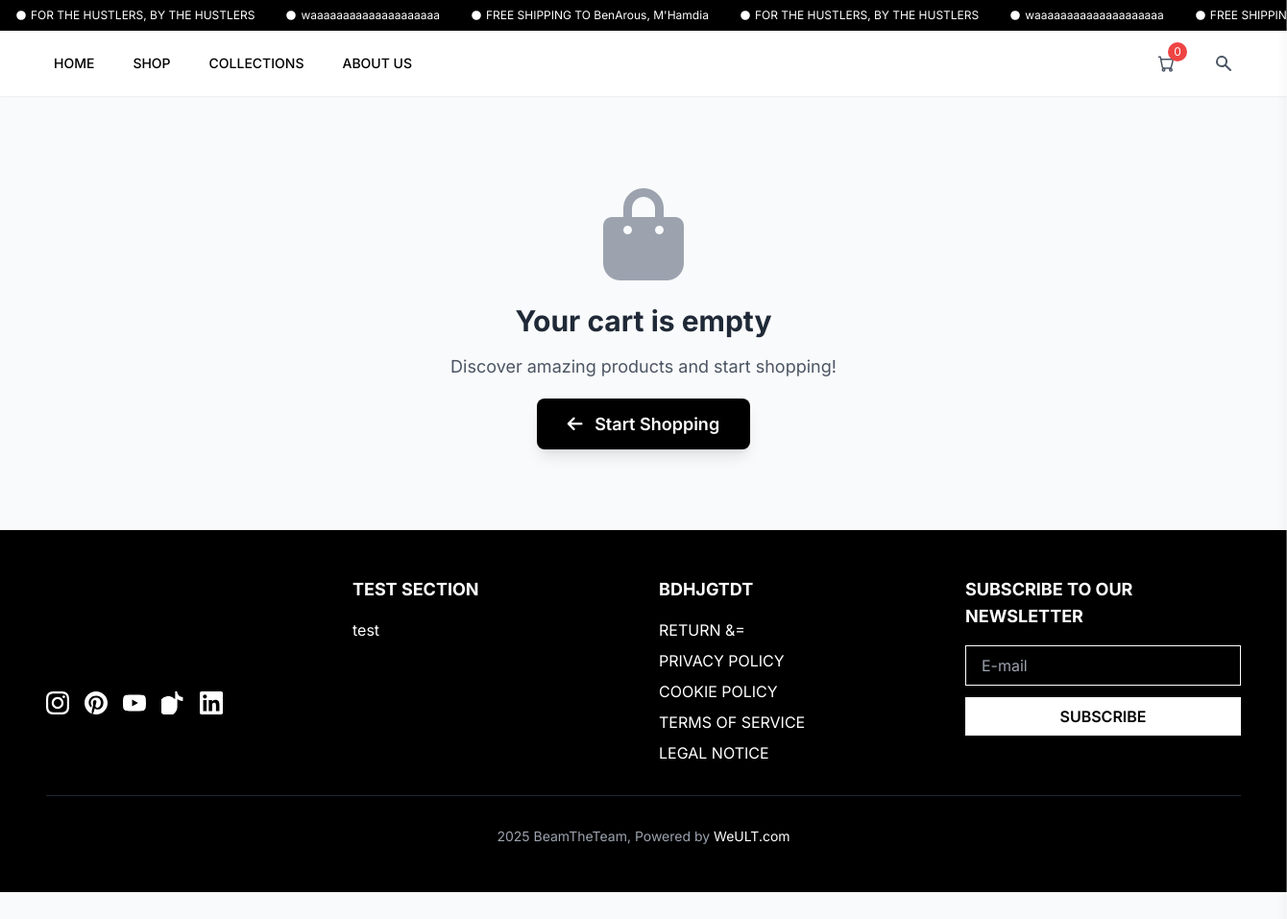
The page /view_cart.php on the database its author committed.
### tables this page shows
CREATE TABLE `site_settings` (
  `id` int(11) NOT NULL,
  `setting_key` varchar(100) NOT NULL,
  `setting_value` text DEFAULT NULL,
  `created_at` timestamp NOT NULL DEFAULT current_timestamp(),
  `updated_at` timestamp NOT NULL DEFAULT current_timestamp() ON UPDATE current_timestamp()
);

CREATE TABLE `social_media` (
  `id` int(11) NOT NULL,
  `platform` varchar(50) NOT NULL,
  `icon_svg` text DEFAULT NULL,
  `link_url` varchar(255) NOT NULL,
  `sort_order` int(11) DEFAULT 0,
  `is_active` tinyint(1) DEFAULT 1,
  `created_at` timestamp NOT NULL DEFAULT current_timestamp(),
  `updated_at` timestamp NOT NULL DEFAULT current_timestamp() ON UPDATE current_timestamp()
);

CREATE TABLE `footer_sections` (
  `id` int(11) NOT NULL,
  `section_name` varchar(100) NOT NULL,
  `section_title` varchar(255) NOT NULL,
  `sort_order` int(11) DEFAULT 0,
  `is_active` tinyint(1) DEFAULT 1,
  `created_at` timestamp NOT NULL DEFAULT current_timestamp(),
  `updated_at` timestamp NOT NULL DEFAULT current_timestamp() ON UPDATE current_timestamp()
);

CREATE TABLE `footer_links` (
  `id` int(11) NOT NULL,
  `section_id` int(11) NOT NULL,
  `link_text` varchar(255) NOT NULL,
  `link_url` varchar(255) NOT NULL,
  `sort_order` int(11) DEFAULT 0,
  `is_active` tinyint(1) DEFAULT 1,
  `created_at` timestamp NOT NULL DEFAULT current_timestamp(),
  `updated_at` timestamp NOT NULL DEFAULT current_timestamp() ON UPDATE current_timestamp()
);

### includes/functions.php (called while the page is built, shortened)
<?php
function getSiteSetting($key, $default = '') {
    static $cachedSettings = [];
    if (isset($cachedSettings[$key])) {
        return $cachedSettings[$key];
    }
    $pdo = getDBConnection();
    $stmt = $pdo->prepare("SELECT setting_value FROM site_settings WHERE setting_key = ?");
    $stmt->execute([$key]);
    $result = $stmt->fetch();
    $value = $result ? $result['setting_value'] : $default;
    $cachedSettings[$key] = $value;
    return $value;
}
function isMaintenanceMode() {
    return getSiteSetting('maintenance_mode', '0') === '1';
}
function checkMaintenanceMode() {
    if (isMaintenanceMode() && !canBypassMaintenance()) {
        $_SESSION['maintenance_mode'] = true;
        $currentUrl = $_SERVER['REQUEST_URI'] ?? '/';
        $scriptName = $_SERVER['SCRIPT_NAME'] ?? '';
        $basePath = dirname($scriptName);
        if ($basePath === '.') {
            $basePath = '';
        }
        $maintenanceUrl = $basePath . '/maintenance.php?redirect=' . urlencode($currentUrl);
        header('Location: ' . $maintenanceUrl);
        exit();
    }
}
function getSocialMedia() {
    $pdo = getDBConnection();
    $stmt = $pdo->prepare("SELECT * FROM social_media WHERE is_active = 1 ORDER BY sort_order ASC");
    $stmt->execute();
    $cachedSocialMedia = $stmt->fetchAll();
    return $cachedSocialMedia;
}
function getFooterData() {
    $pdo = getDBConnection();
    $stmt = $pdo->prepare("SELECT * FROM footer_sections WHERE is_active = 1 ORDER BY sort_order ASC");
    $stmt->execute();
    $sections = $stmt->fetchAll();
    foreach ($sections as &$section) {
        $stmt = $pdo->prepare("SELECT * FROM footer_links WHERE section_id = ? AND is_active = 1 ORDER BY sort_order ASC");
        $stmt->execute([$section['id']]);
        $section['links'] = $stmt->fetchAll();
    }
    $cachedFooterData = $sections;
    return $cachedFooterData;
}
function getCartItems() {
    $pdo = getDBConnection();
    $sessionId = session_id();
    $stmt = $pdo->prepare("SELECT ci.*, p.name, p.price, p.sale_price, p.color
                          FROM cart_items ci
                          JOIN products p ON ci.product_id = p.id
                          WHERE ci.session_id = ?");
    $stmt->execute([$sessionId]);
    $items = $stmt->fetchAll();
    return $items;
}
?>

### view_cart.php (the view, shortened to what this page needs)
<?php
require_once 'includes/functions.php';
checkMaintenanceMode();
$taxRate = (float)getSiteSetting('tax_rate', 0.19);
?>
<!DOCTYPE html>
<html lang="en">
<head>
    <title>Smart Cart - <?php echo getSiteSetting('brand_name', 'Beam'); ?></title>
    <script src="https://cdn.tailwindcss.com"></script>
    <link rel="stylesheet" href="style.css">
    <link rel="stylesheet" href="https://cdnjs.cloudflare.com/ajax/libs/font-awesome/6.0.0/css/all.min.css">
</head>
<body class="bg-gray-50 min-h-screen">
    <?php require_once 'includes/header.php'; ?>
    <main class="container mx-auto px-4 py-8">
        <div class="max-w-7xl mx-auto">
            <?php if (empty($cartItems)): ?>
                <div class="text-center py-16">
                    <div class="mb-8">
                        <i class="fas fa-shopping-bag text-8xl text-gray-400 mb-6"></i>
                        <h2 class="text-3xl font-bold text-gray-800 mb-4">Your cart is empty</h2>
                        <p class="text-gray-600 text-lg mb-8">Discover amazing products and start shopping!</p>
                    </div>
                    <div class="mt-8">
                        <a href="index.php" class="bg-black text-white px-8 py-4 rounded-lg font-semibold text-lg hover:bg-gray-800 transition-all duration-300 transform hover:scale-105 shadow-lg">
                            <i class="fas fa-arrow-left mr-2"></i>
                            Start Shopping
                        </a>
                    </div>
                </div>
            <?php endif; ?>
        </div>
    </main>
    <?php require_once 'includes/footer.php'; ?>
</body>
</html>

### includes/header.php (shortened to what this page needs)
<?php
require_once __DIR__ . '/functions.php';
?>
<!DOCTYPE html>
<html lang="en">
<head>
    <script src="https://cdn.tailwindcss.com"></script>
    <link rel="stylesheet" href="style.css">
</head>
<body class="bg-gray-100 text-gray-900">
    <div class="bg-black text-white text-xs py-2 px-4 overflow-hidden">
        <div class="flex animate-scroll space-x-8 whitespace-nowrap">
            <span class="flex items-center"><svg class="w-3 h-3 mr-1 flex-shrink-0" fill="currentColor" viewBox="0 0 20 20"><path d="M10 18a8 8 0 100-16 8 8 0 000 16zm1-11H9v3H8v2h1v3h2v-3h1v-2h-1V7z"></path></svg> <?php echo getSiteSetting('announcement_text_1', 'SHIPPING TO TUNISIA ON ORDERS +$150'); ?></span>
            <span class="flex items-center"><svg class="w-3 h-3 mr-1 flex-shrink-0" fill="currentColor" viewBox="0 0 20 20"><path d="M10 18a8 8 0 100-16 8 8 0 000 16zm1-11H9v3H8v2h1v3h2v-3h1v-2h-1V7z"></path></svg> <?php echo getSiteSetting('announcement_text_2', 'EASY RETURNS'); ?></span>
            <span class="flex items-center"><svg class="w-3 h-3 mr-1 flex-shrink-0" fill="currentColor" viewBox="0 0 20 20"><path d="M10 18a8 8 0 100-16 8 8 0 000 16zm1-11H9v3H8v2h1v3h2v-3h1v-2h-1V7z"></path></svg> <?php echo getSiteSetting('announcement_text_3', 'FREE SHIPPING TO TUNISIA ON ORDERS +$150'); ?></span>
            <span class="flex items-center"><svg class="w-3 h-3 mr-1 flex-shrink-0" fill="currentColor" viewBox="0 0 20 20"><path d="M10 18a8 8 0 100-16 8 8 0 000 16zm1-11H9v3H8v2h1v3h2v-3h1v-2h-1V7z"></path></svg> <?php echo getSiteSetting('announcement_text_1', 'SHIPPING TO TUNISIA ON ORDERS +$150'); ?></span>
            <span class="flex items-center"><svg class="w-3 h-3 mr-1 flex-shrink-0" fill="currentColor" viewBox="0 0 20 20"><path d="M10 18a8 8 0 100-16 8 8 0 000 16zm1-11H9v3H8v2h1v3h2v-3h1v-2h-1V7z"></path></svg> <?php echo getSiteSetting('announcement_text_2', 'EASY RETURNS'); ?></span>
            <span class="flex items-center"><svg class="w-3 h-3 mr-1 flex-shrink-0" fill="currentColor" viewBox="0 0 20 20"><path d="M10 18a8 8 0 100-16 8 8 0 000 16zm1-11H9v3H8v2h1v3h2v-3h1v-2h-1V7z"></path></svg> <?php echo getSiteSetting('announcement_text_3', 'FREE SHIPPING TO TUNISIA ON ORDERS +$150'); ?></span>
        </div>
    </div>
    <header class="bg-white shadow-sm py-4 px-4 md:px-8 lg:px-12 sticky top-0 z-50">
        <div class="flex items-center justify-between relative">
            <nav class="hidden md:flex items-center space-x-2 md:space-x-4 lg:space-x-6 text-xs md:text-sm font-medium">
                <a href="index.php" class="hover:text-gray-700 rounded-md p-1 md:p-2 block">HOME</a>
                <div class="relative group">
                    <a href="shop.php" class="hover:text-gray-700 rounded-md p-1 md:p-2 block">SHOP</a>
                </div>
                <a href="collections.php" class="hover:text-gray-700 rounded-md p-1 md:p-2 hidden sm:block">COLLECTIONS</a>
                <a href="about.php" class="hover:text-gray-700 rounded-md p-1 md:p-2 hidden xl:block">ABOUT US</a>
            </nav>
            <div class="absolute left-1/2 transform -translate-x-1/2">
                <a href="index.php" id="brand-logo" class="text-lg md:text-xl lg:text-2xl font-bold tracking-wider text-gray-800 rounded-md p-1 md:p-2 glitch-text relative select-none flex items-center gap-2" style="display:inline-block;">
                    <span class="logo-glitch-stack">
                    </span>
                </a>
            </div>
            <div class="flex items-center space-x-2 md:space-x-4 lg:space-x-6">
                <a href="view_cart.php" class="text-gray-600 hover:text-gray-800 rounded-md p-1 md:p-2 relative" aria-label="Cart">
                    <svg class="w-4 h-4 md:w-5 md:h-5" fill="none" stroke="currentColor" stroke-width="1.8" viewBox="0 0 24 24">
                      <circle cx="9" cy="20" r="1.5"/>
                      <circle cx="18" cy="20" r="1.5"/>
                      <path stroke-linecap="round" stroke-linejoin="round" d="M3 4h2l2.4 12.29a2 2 0 0 0 2 1.71h7.2a2 2 0 0 0 2-1.71L21 7H6"/>
                    </svg>
                    <span class="absolute -top-1 -right-1 bg-red-500 text-white text-xs rounded-full w-5 h-5 flex items-center justify-center cart-count">
                        <?php
                        $cartItems = getCartItems();
                        $totalItems = array_sum(array_column($cartItems, 'quantity'));
                        echo $totalItems;
                        ?>
                    </span>
                </a>
                <button id="search-button" class="text-gray-600 hover:text-gray-800 rounded-md p-1 md:p-2 relative group" aria-label="Search">
                    <svg class="w-4 h-4 md:w-5 md:h-5" fill="currentColor" viewBox="0 0 20 20"><path fill-rule="evenodd" d="M8 4a4 4 0 100 8 4 4 0 000-8zM2 8a6 6 0 1110.89 3.476l4.817 4.817a1 1 0 01-1.414 1.414l-4.816-4.816A6 6 0 012 8z" clip-rule="evenodd"></path></svg>
                </button>
            </div>
        </div>
    </header>

### includes/footer.php (shortened to what this page needs)
    <footer class="bg-black text-white py-12 px-4 md:px-8 lg:px-12">
        <div class="max-w-7xl mx-auto">
            <div class="grid grid-cols-1 md:grid-cols-2 lg:grid-cols-4 gap-8 mb-8">
                <div class="space-y-4">
                    <div class="mb-4">
                        <a href="index.php" id="brand-logo" class="text-lg md:text-xl lg:text-2xl font-bold tracking-wider text-white rounded-md p-1 md:p-2 glitch-text relative select-none flex items-center gap-2" style="display:inline-block;">
                            <span class="logo-glitch-stack">
                            </span>
                        </a>
                    </div>
                    <div class="flex space-x-4">
                        <?php
                        static $socialMedia = null;
                        if ($socialMedia === null) {
                            try {
                                $socialMedia = getSocialMedia();
                            } catch (Exception $e) {
                                error_log("Social media data error: " . $e->getMessage());
                                $socialMedia = [];
                            }
                        }
                        if (!empty($socialMedia)):
                            foreach ($socialMedia as $social):
                        ?>
                        <a href="<?php echo htmlspecialchars($social['link_url']); ?>" class="text-white hover:text-gray-300 transition-colors duration-200" target="_blank" rel="noopener noreferrer">
                            <svg class="w-6 h-6" fill="currentColor" viewBox="0 0 24 24">
                                <?php echo $social['icon_svg']; ?>
                            </svg>
                        </a>
                        <?php
                            endforeach;
                        endif;
                        ?>
                    </div>
                </div>
                <?php
                static $footerData = null;
                if ($footerData === null) {
                    try {
                        $footerData = getFooterData();
                    } catch (Exception $e) {
                        error_log("Footer data error: " . $e->getMessage());
                        $footerData = [];
                    }
                }
                if (!empty($footerData)):
                    foreach ($footerData as $section):
                ?>
                <div class="space-y-4">
                    <h4 class="text-lg font-bold text-white uppercase"><?php echo htmlspecialchars($section['section_title']); ?></h4>
                    <ul class="space-y-2">
                        <?php if (!empty($section['links'])): ?>
                            <?php foreach ($section['links'] as $link): ?>
                            <li><a href="<?php echo htmlspecialchars($link['link_url']); ?>" class="text-white hover:text-gray-300 transition-colors duration-200"><?php echo htmlspecialchars($link['link_text']); ?></a></li>
                            <?php endforeach; ?>
                        <?php endif; ?>
                    </ul>
                </div>
                <?php
                    endforeach;
                endif;
                ?>
                <div class="space-y-4">
                    <h4 class="text-lg font-bold text-white uppercase">SUBSCRIBE TO OUR NEWSLETTER</h4>
                    <div class="space-y-3">
                        <input type="email" placeholder="E-mail" class="w-full px-4 py-2 bg-transparent border border-white text-white placeholder-gray-400 focus:outline-none focus:border-gray-300 transition-colors duration-200">
                        <button class="w-full px-4 py-2 bg-white text-black font-semibold uppercase hover:bg-gray-200 transition-colors duration-200">
                            SUBSCRIBE
                        </button>
                    </div>
                </div>
            </div>
            <div class="border-t border-gray-800 pt-8 text-center">
                <p class="text-gray-400 text-sm">
                    2025 BeamTheTeam, Powered by <a href="https://weult.com" target="_blank" rel="noopener noreferrer" class="text-white hover:text-gray-300 transition-colors duration-200">WeULT.com</a>
                </p>
            </div>
        </div>
    </footer>
</body>
</html>

### style.css (style rules this page uses)
.glitch-text { color: #fff; position: relative; text-shadow: 2px 0 #00ffe7, -2px 0 #ff00c8, 0 2px #00ffe7, 0 -2px #ff00c8; animation: glitch-anim 1s infinite linear alternate-reverse; }
body { font-family: 'Inter', sans-serif; margin: 0; padding: 0; overflow-x: hidden; }
.animate-scroll { animation: scroll 30s linear infinite; animation-direction: reverse; }
.cart-count { transition: all 0.3s ease; }
button, .size-btn, .quantity-btn { transition: all 0.2s ease; }

### includes/header.php (style rules this page uses)
.logo-glitch-stack { position: relative; width: 5rem; height: 5rem; display: inline-block; }

### rows shown on the page
site_settings: setting_value "FOR THE HUSTLERS, BY THE HUSTLERS"
site_settings: setting_value "waaaaaaaaaaaaaaaaaaaa"
site_settings: setting_value "FREE SHIPPING TO BenArous, M'Hamdia"
footer_sections: section_title "TEST SECTION"
footer_links: link_text "test"
footer_sections: section_title "BDHJGTDT"
footer_links: link_text "RETURN &="
footer_links: link_text "PRIVACY POLICY"
footer_links: link_text "COOKIE POLICY"
footer_links: link_text "TERMS OF SERVICE"
footer_links: link_text "LEGAL NOTICE"

### other values the page prints
getSiteSetting('announcement_text_2', 'EASY RETURNS') "waaaaaaaaaaaaaaaaaaaa"
$totalItems "0"
